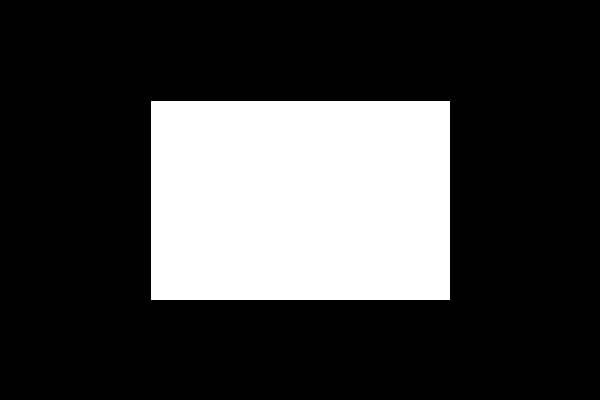
Frame 1 (no input)
Frame 60 (the mouse pressed at the canvas centre just before this capture): identical to frame 1, image omitted
Frame 120 (the mouse held since frame 60 and released just before this capture): identical to frame 1, image omitted

The Processing sketch that drew this single still picture (run headless with seeded random() and noise(); from frame 60 on, the mouse is pressed at the canvas centre):

// Processing sketch: processing_184387
// ── processing_184387.pde

int x = 600;
int y = 400;

void setup(){
size(600, 400);
}

void draw(){
background(0);

rectMode(CENTER);

if((mouseX < width / 2) && (mouseX > width / 4) && (mouseY > height / 4) && (mouseY < height * .75)) {fill(255, 0, 0);}
if((mouseX > width / 2) && (mouseX < width * .75) && (mouseY > height / 4) && (mouseY < height * .75))  {fill(0, 0, 255);}
rect(x/2, y/2, x/2, y/2);



}
